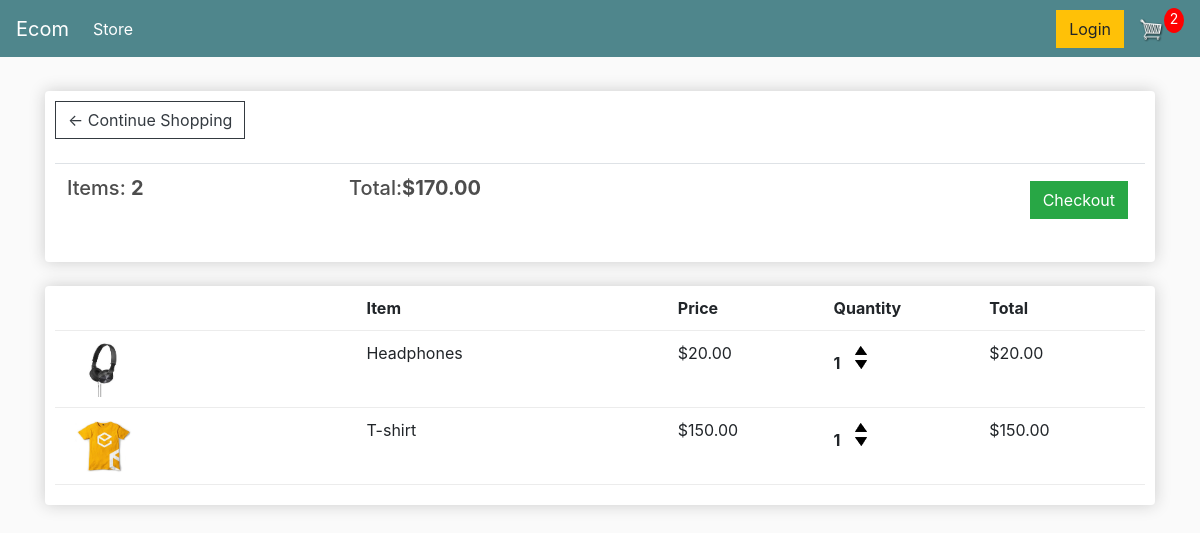
The app's page /cart/ (signed in), older data.
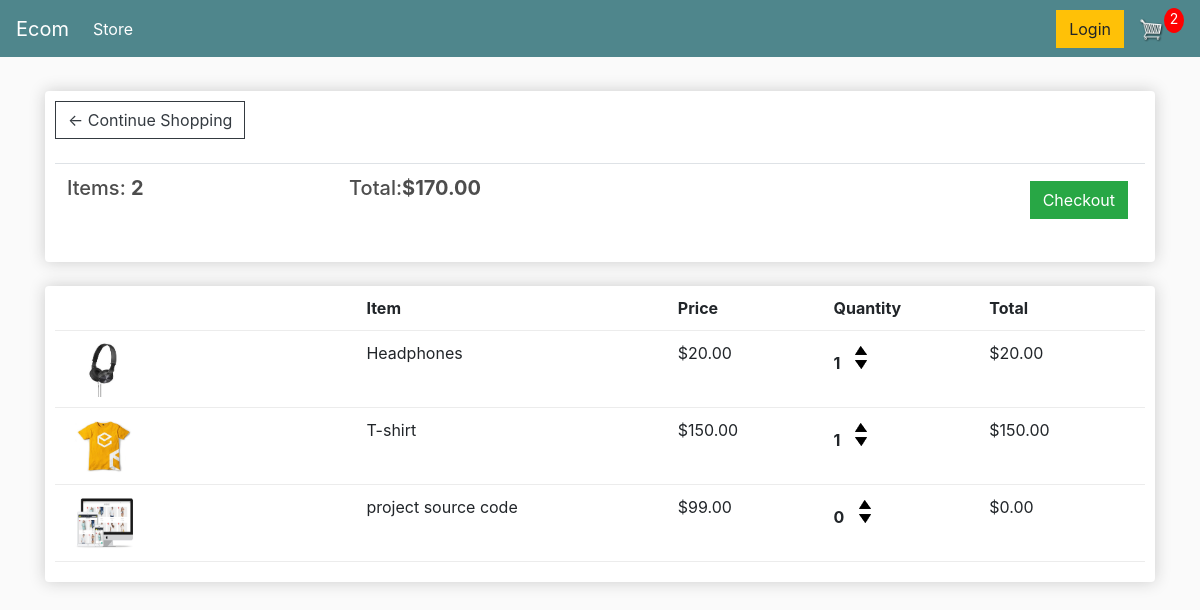
The same page, newer data.
### store/models.py (models this page shows, shortened)
class Order(models.Model):
    customer = models.ForeignKey(Customer, on_delete=models.SET_NULL, null=True, blank=True)
    date_orderes = models.DateTimeField(auto_now_add=True)
    complete = models.BooleanField(default=False)
    transaction_id = models.CharField(max_length=200, null=True)
    @property
    def get_cart_total(self):
        orderitems = self.orderitem_set.all()
        total = sum(item.get_total for item in orderitems)
        return total
    @property
    def get_cart_items(self):
        orderitems = self.orderitem_set.all()
        total = sum(item.quantity for item in orderitems)
        return total

class OrderItem(models.Model):
    product = models.ForeignKey(Product, on_delete=models.SET_NULL, null=True)
    order = models.ForeignKey(Order, on_delete=models.SET_NULL, null=True)
    quantity = models.IntegerField(default=0, null=True, blank=True)
    date_added = models.DateTimeField(auto_now_add=True)
    @property
    def get_total(self):
        total = self.product.price * self.quantity
        return total

class Product(models.Model):
    name = models.CharField(max_length=200)
    price = models.DecimalField(max_digits=7, decimal_places=2)
    digital = models.BooleanField(default=False, null=True, blank=True)
    image = models.ImageField(null=True, blank=True)
    @property
    def imageURL(self):
        try:
            url = self.image.url
        except:
            url = ''
        return url

### store/views.py (the view)
# urls.py: path('cart/', views.cart, name="cart"),
def cart(request):
	data = cartData(request)
	cartItems = data['cartItems']
	order = data['order']
	items = data['items']
	context = {'items':items, 'order':order, 'cartItems':cartItems}
	return render(request, 'store/cart.html', context)

### store/utils.py (called while the page is built)
def cartData(request):
	if request.user.is_authenticated:
		customer = request.user.customer
		order, created = Order.objects.get_or_create(customer=customer, complete=False)
		items = order.orderitem_set.all()
		cartItems = order.get_cart_items
	else:
		cookieData = cookieCart(request)
		cartItems = cookieData['cartItems']
		order = cookieData['order']
		items = cookieData['items']
	return {'cartItems':cartItems ,'order':order, 'items':items}

### store/templates/store/cart.html
{% extends 'store/main.html' %}
{% load static %}
{% block content %}
<div class="row">
    <div class="col-lg-12">
        <div class="box-element">
            <a class="btn btn-outline-dark" href="{% url 'store' %}">&#x2190; Continue Shopping</a>
            <br>
            <br>
            <table class="table">
                <tr>
                    <th><h5>Items: <strong>{{ order.get_cart_items }}</strong></h5></th>
                    <th><h5>Total:<strong>${{order.get_cart_total|floatformat:2}}</strong></h5></th>
                    <th>
                        <a style="float:right; margin:5px;" class="btn btn-success"
                           href="{% url 'checkout' %}">Checkout</a>
                    </th>
                </tr>
            </table>
        </div>
        <br>
        <div class="box-element">
				<div class="cart-row">
					<div style="flex:2"></div>
					<div style="flex:2"><strong>Item</strong></div>
					<div style="flex:1"><strong>Price</strong></div>
					<div style="flex:1"><strong>Quantity</strong></div>
					<div style="flex:1"><strong>Total</strong></div>
				</div>
				{% for item in items %}
				<div class="cart-row">
					<div style="flex:2"><img class="row-image" src="{{item.product.imageURL}}"></div>
					<div style="flex:2"><p>{{item.product.name}}</p></div>
					<div style="flex:1"><p>${{item.product.price|floatformat:2}}</p></div>
					<div style="flex:1">
						<p class="quantity">{{item.quantity}}</p>
						<div class="quantity">
							<img data-product="{{item.product.id}}" data-action="add" class="chg-quantity update-cart" src="{% static  'images/arrow-up.png' %}">
							<img data-product="{{item.product.id}}" data-action="remove" class="chg-quantity update-cart" src="{% static  'images/arrow-down.png' %}">
						</div>
					</div>
					<div style="flex:1"><p>${{item.get_total|floatformat:2}}</p></div>
				</div>
				{% endfor %}
			</div>
    </div>
</div>
{% endblock content %}

### store/templates/store/main.html (shortened to what this page needs)
<!DOCTYPE html>
{% load static %}
<html>
<head>
    <link rel="stylesheet" href="https://stackpath.bootstrapcdn.com/bootstrap/4.4.1/css/bootstrap.min.css"
>
    <link rel="stylesheet" type="text/css" href="{% static 'css/main.css' %}">
</head>
<body>
<nav class="navbar navbar-expand-lg navbar-dark bg-dark">
    <a class="navbar-brand" href="{% url 'store' %}">Ecom</a>
    <div class="collapse navbar-collapse" id="navbarSupportedContent">
        <ul class="navbar-nav mr-auto">
            <li class="nav-item active">
                <a class="nav-link" href="{% url 'store' %}">Store <span class="sr-only">(current)</span></a>
            </li>
        </ul>
        <div class="form-inline my-2 my-lg-0">
            <a href="#" class="btn btn-warning">Login</a>
            <a href="{% url 'cart' %}">
                <img id="cart-icon" src="{% static 'images/cart.png' %}">
            </a>
            <p id="cart-total">{{cartItems}}</p>
        </div>
    </div>
</nav>
<div class="container">
    <br>
    {% block content %}
    {% endblock content %}
</div>
</body>
</html>

### static/css/main.css (style rules this page uses)
body { background-color: hsl(0, 0%, 98%); }
h1,h2,h3,h4,h5,h6 { color:hsl(0, 0%, 30%); }
.box-element { box-shadow:hsl(0, 0%, 80%) 0 0 16px; background-color: #fff; border-radius: 4px; padding: 10px; }
.bg-dark { background-color: #4f868c!important; }
#cart-icon { width:25px; display: inline-block; margin-left: 15px; }
#cart-total { display: block; text-align: center; color:#fff; background-color: red; width: 20px; height: 25px; border-radius: 50%; font-size: 14px; }
.col-lg-4, .col-lg-6, .col-lg-8, .col-lg-12 { margin-top: 10px; }
.btn { border-radius: 0; }
.row-image { width: 100px; }
.cart-row { display: flex; align-items: flex-stretch; padding-bottom: 10px; margin-bottom: 10px; border-bottom: 1px solid #ececec; }
.quantity { display: inline-block; font-weight: 700; padding-right:10px; }
.chg-quantity { width: 12px; cursor: pointer; display: block; margin-top: 5px; transition:.1s; }

Row changes from the older to the newer data that the page shows:
added OrderItem: product.imageURL (picture), product.name "project source code", product.price "99.00", quantity "0", get_total "0.00"
